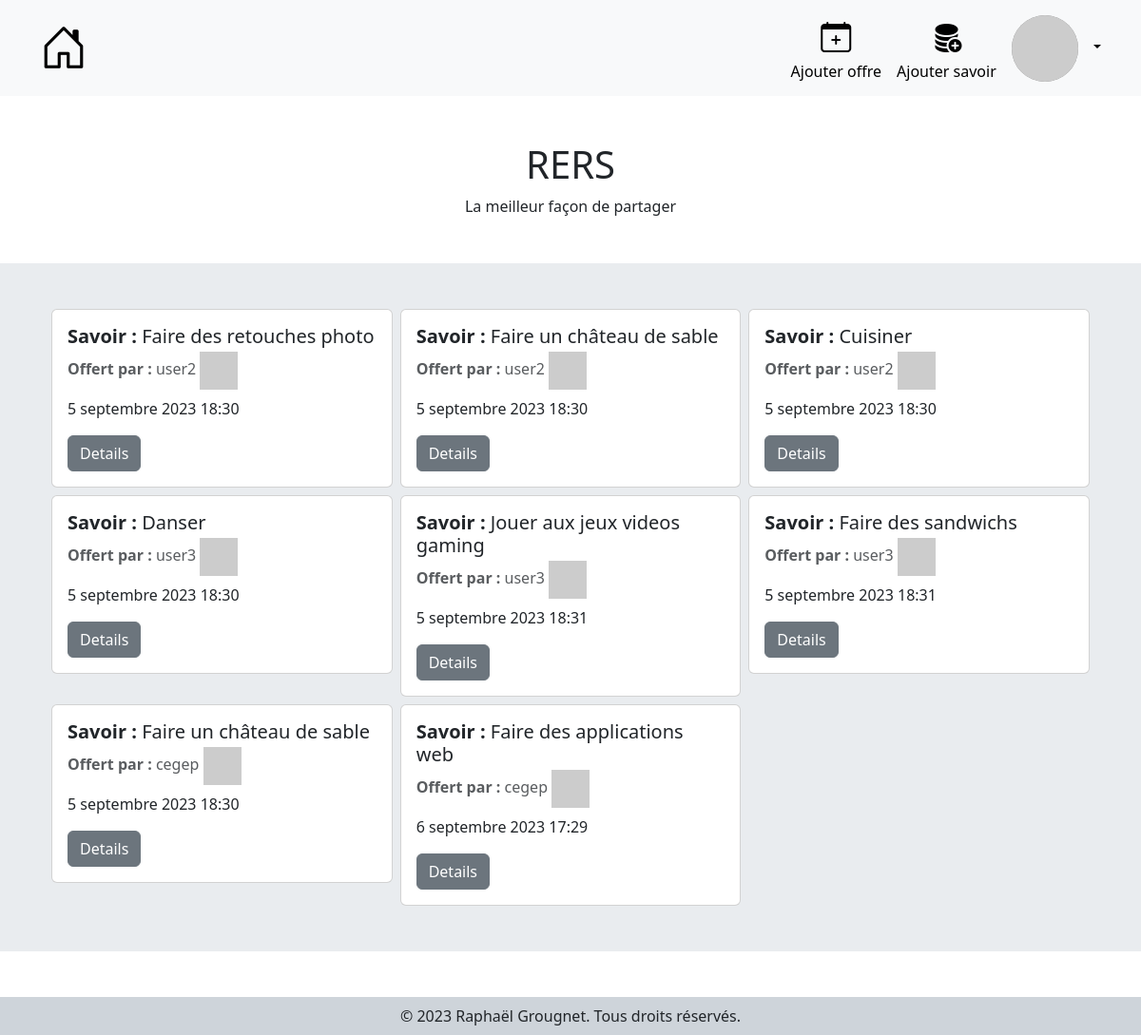
The page / (signed in) on the database its author committed.
### rers/models.py (models this page shows, shortened)
class Offre(models.Model):
    created_at = models.DateTimeField(auto_now_add=True, auto_now=False)
    id_user = models.ForeignKey(User, on_delete=models.CASCADE)
    id_savoir = models.ForeignKey(Savoir, on_delete=models.CASCADE)

class Savoir(models.Model):
    created_at = models.DateTimeField(auto_now_add=True, auto_now=False)
    nom = models.CharField(max_length=200)
    description = models.TextField()

class User(AbstractUser):
    pass

### rers/views.py (the view)
# urls.py: path('', views.index, name='index'),
def index(request):
    offres = Offre.objects.exclude(echange__status=1)
    return render(request, 'rers/index.html', {'offres': offres})

### rers/templates/rers/index.html
{% extends "rers/base.html" %}
{% block content %}
<div class="d-flex flex-column align-items-center my-5 ">
    <h1>RERS</h1>
    <span>La meilleur façon de partager</span>
</div>
<section class="bg-body-secondary mt-5 py-5">
    <div class="container px-4 overflow-hidden">
        <div class="row g-2">
            {% for offre in offres %}
            {% if offre.id_savoir.status != 1 %}
            <div class="col-4">
                <div class="card">
                    <div class="card-body">
                        <h5 class="card-title"><b>Savoir :</b> <span>{{offre.id_savoir.nom}}</span></h5>
                        <h6 class="card-subtitle mb-2 text-body-secondary"><b>Offert par :</b>
                            <span>{{offre.id_user.username}}</span> <img class="pfp-card"
                                src="https://robohash.org/{{offre.id_user.id}}" alt="pfp-card"></h6>
                        <p class="card-text">{{offre.id_savoir.created_at}}</p>
                        <a href="{% url 'details_offer' offre.id %}" class="card-link btn btn-secondary">Details</a>
                    </div>
                </div>
            </div>
            {% endif %}
            {% endfor %}
        </div>
    </div>
</section>
{% endblock %}

### rers/static/rers/styles/style.css (style rules this page uses)
.pfp-card { width: 40px; }

### rows shown on the page
Offre: id_savoir.nom "Faire des retouches photo", id_user.username "user2", id_savoir.created_at "5 septembre 2023 18:30"
Offre: id_savoir.nom "Faire un château de sable", id_user.username "user2", id_savoir.created_at "5 septembre 2023 18:30"
Offre: id_savoir.nom "Cuisiner", id_user.username "user2", id_savoir.created_at "5 septembre 2023 18:30"
Offre: id_savoir.nom "Danser", id_user.username "user3", id_savoir.created_at "5 septembre 2023 18:30"
Offre: id_savoir.nom "Jouer aux jeux videos gaming", id_user.username "user3", id_savoir.created_at "5 septembre 2023 18:31"
Offre: id_savoir.nom "Faire des sandwichs", id_user.username "user3", id_savoir.created_at "5 septembre 2023 18:31"
Offre: id_savoir.nom "Faire un château de sable", id_user.username "cegep", id_savoir.created_at "5 septembre 2023 18:30"
Offre: id_savoir.nom "Faire des applications web", id_user.username "cegep", id_savoir.created_at "6 septembre 2023 17:29"
